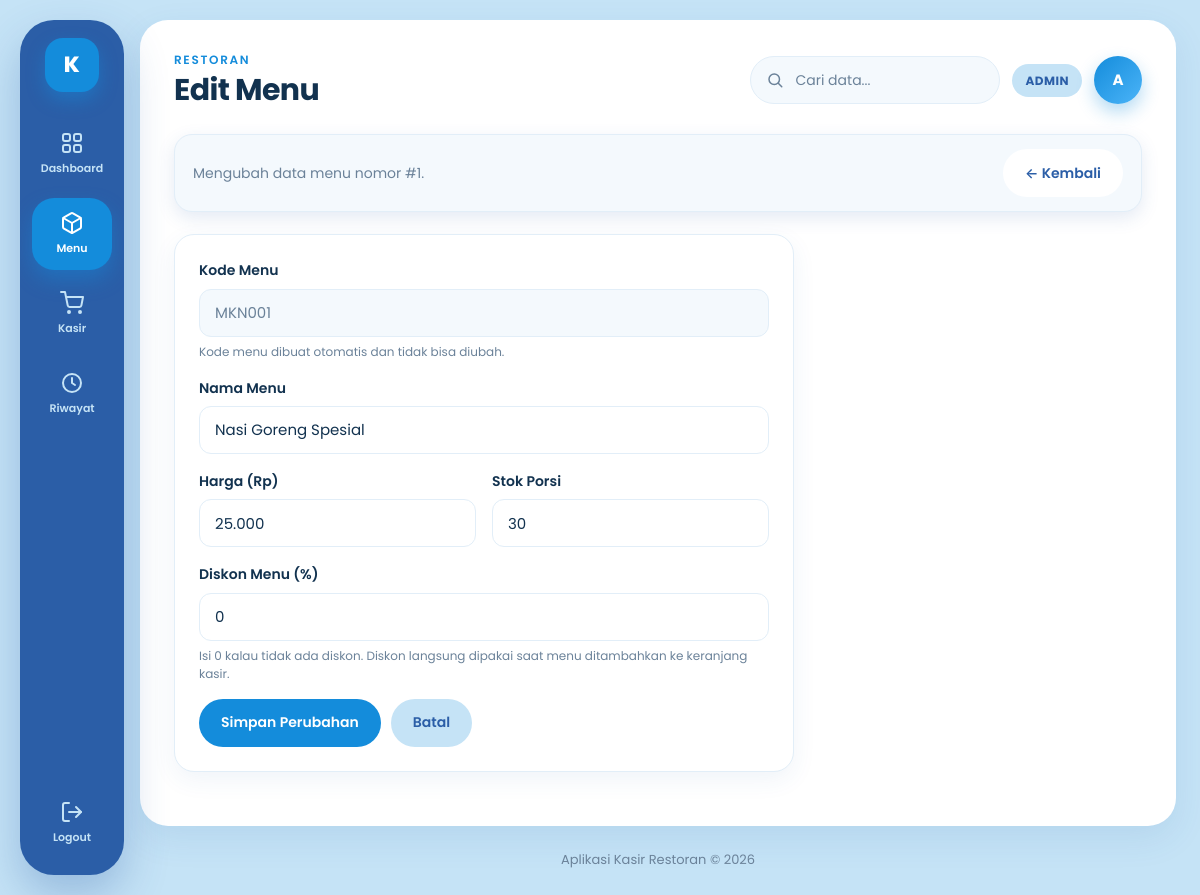
The page /barang_edit.php?id=1 (signed in) on the database its author committed.
### tables this page shows
CREATE TABLE barang (
    id            INT AUTO_INCREMENT PRIMARY KEY,
    kode_barang   VARCHAR(20)  NOT NULL UNIQUE,
    nama_barang   VARCHAR(100) NOT NULL,
    harga         INT NOT NULL DEFAULT 0,
    stok          INT NOT NULL DEFAULT 0,
    diskon_persen TINYINT NOT NULL DEFAULT 0
);

### barang_edit.php (the view, shortened to what this page needs)
<?php
include 'config/koneksi.php';
$id = isset($_GET['id']) ? (int) $_GET['id'] : 0;
$perintah = mysqli_prepare($koneksi, 'SELECT * FROM barang WHERE id = ?');
mysqli_stmt_bind_param($perintah, 'i', $id);
mysqli_stmt_execute($perintah);
$hasil  = mysqli_stmt_get_result($perintah);
$barang = mysqli_fetch_assoc($hasil);
$kode_barang   = $barang['kode_barang'];
$nama_barang   = $barang['nama_barang'];
$harga         = $barang['harga'];
$stok          = $barang['stok'];
$diskon_persen = $barang['diskon_persen'];
include 'includes/header.php';
?>
<div class="page-head">
    <div class="muted">Mengubah data menu nomor #<?= $id ?>.</div>
    <a class="btn btn-abu" href="barang.php">&larr; Kembali</a>
</div>
<div class="card" style="max-width: 620px;">
    <form method="post" action="barang_edit.php?id=<?= $id ?>">
        <div class="form-group">
            <label for="kode_barang">Kode Menu</label>
            <input type="text" id="kode_barang"
                   value="<?= htmlspecialchars($kode_barang) ?>"
                   readonly>
            <div class="hint">
                Kode menu dibuat otomatis dan tidak bisa diubah.
            </div>
        </div>
        <div class="form-group">
            <label for="nama_barang">Nama Menu</label>
            <input type="text" id="nama_barang" name="nama_barang"
                   value="<?= htmlspecialchars($nama_barang) ?>"
                   maxlength="100" required autofocus>
        </div>
        <div class="form-row">
            <div class="form-group">
                <label for="harga">Harga (Rp)</label>
                <input type="text" id="harga" name="harga"
                       value="<?= htmlspecialchars($harga) ?>"
                       inputmode="numeric" data-format-ribuan
                       autocomplete="off"
                       placeholder="Contoh: 25.000" required>
            </div>
            <div class="form-group">
                <label for="stok">Stok Porsi</label>
                <input type="number" id="stok" name="stok"
                       value="<?= htmlspecialchars($stok) ?>"
                       min="0" step="1" required>
            </div>
        </div>
        <div class="form-group">
            <label for="diskon_persen">Diskon Menu (%)</label>
            <input type="number" id="diskon_persen" name="diskon_persen"
                   value="<?= htmlspecialchars($diskon_persen) ?>"
                   min="0" max="100" step="1" required>
            <div class="hint">
                Isi 0 kalau tidak ada diskon. Diskon langsung dipakai
                saat menu ditambahkan ke keranjang kasir.
            </div>
        </div>
        <div class="button-row">
            <button type="submit" class="btn btn-biru">Simpan Perubahan</button>
            <a class="btn btn-abu" href="barang.php">Batal</a>
        </div>
    </form>
</div>
<?php include 'includes/footer.php'; ?>

### assets/css/style.css (style rules this page uses)
:root { --biru-tua: #2B5EA7; --biru-sedang: #148CDB; --biru-cerah: #4BB4F8; --biru-pucat: #C5E3F6; --putih: #ffffff; --teks: #14324a; --teks-abu: #5b7185; --garis: #d8e8f4; --merah: #d64545; --merah-tua: #ad2f2f; --merah-muda: #fdecec; --hijau: #1f9d55; --hijau-tua: #157a42; --hijau-muda: #e4f7ec; --kuning-tua: #8a5a0b; --kuning-muda: #fff4d6; --transparan-gelap: rgba(10, 37, 64, 0.55); --bayangan: 0 6px 18px rgba(43, 94, 167, 0.13); --radius: 14px; --sidebar-lebar: 260px; }
* { box-sizing: border-box; }
body { margin: 0; font-family: "Segoe UI", Arial, sans-serif; font-size: 15px; line-height: 1.55; color: var(--teks); background: var(--biru-pucat); }
a { color: var(--biru-sedang); text-decoration: none; }
.page-head { display: flex; flex-wrap: wrap; align-items: center; justify-content: space-between; gap: 14px; margin-bottom: 22px; padding: 18px 22px; background: var(--biru-tua); color: var(--putih); border-radius: var(--radius); box-shadow: var(--bayangan); }
.page-head .muted { color: var(--biru-pucat); }
.page-head .btn-abu { background: var(--putih); color: var(--biru-tua); }
.muted { color: var(--teks-abu); font-size: 14px; }
.card { margin-bottom: 20px; padding: 22px; background: var(--putih); border: 1px solid var(--garis); border-radius: var(--radius); box-shadow: var(--bayangan); }
.btn { display: inline-block; padding: 10px 16px; border: none; border-radius: 10px; background: var(--biru-sedang); color: var(--putih); font-family: inherit; font-size: 14px; font-weight: 600; line-height: 1.4; text-decoration: none; cursor: pointer; transition: background 0.2s; }
.btn-biru { background: var(--biru-sedang); }
.btn-abu { background: var(--biru-pucat); color: var(--biru-tua); }
.button-row { display: flex; flex-wrap: wrap; gap: 8px; }
.form-group { margin-bottom: 14px; }
.form-group label { display: block; margin-bottom: 6px; font-size: 14px; font-weight: 600; }
.form-group input, .form-group select { width: 100%; padding: 10px 12px; border: 1px solid var(--garis); border-radius: 9px; background: var(--putih); color: var(--teks); font-family: inherit; font-size: 15px; }
.form-row { display: grid; grid-template-columns: 1fr 1fr; gap: 14px; }
.hint { margin-top: 4px; color: var(--teks-abu); font-size: 12px; }

### rows shown on the page
barang: kode_barang "MKN001", nama_barang "Nasi Goreng Spesial", harga "25.000", stok "30", diskon_persen "0"

### other values the page prints
$menu['judul'] "Dashboard"
$menu['judul'] "Menu"
$menu['judul'] "Kasir"
$menu['judul'] "Riwayat"
$judul_halaman "Edit Menu"
$peran_pengguna "ADMIN"
$inisial_pengguna "A"
$id "1"
